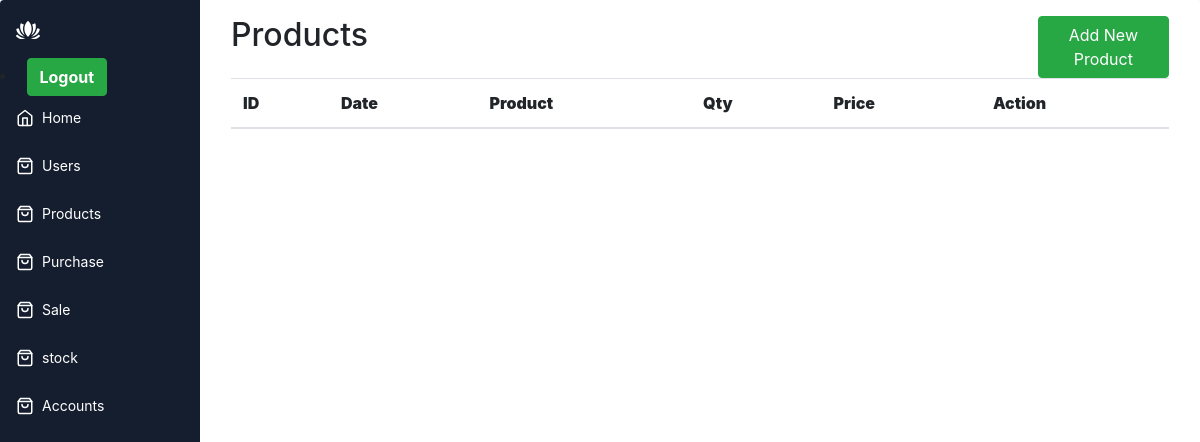
Before: /purchase.php (signed in) with the older database file.
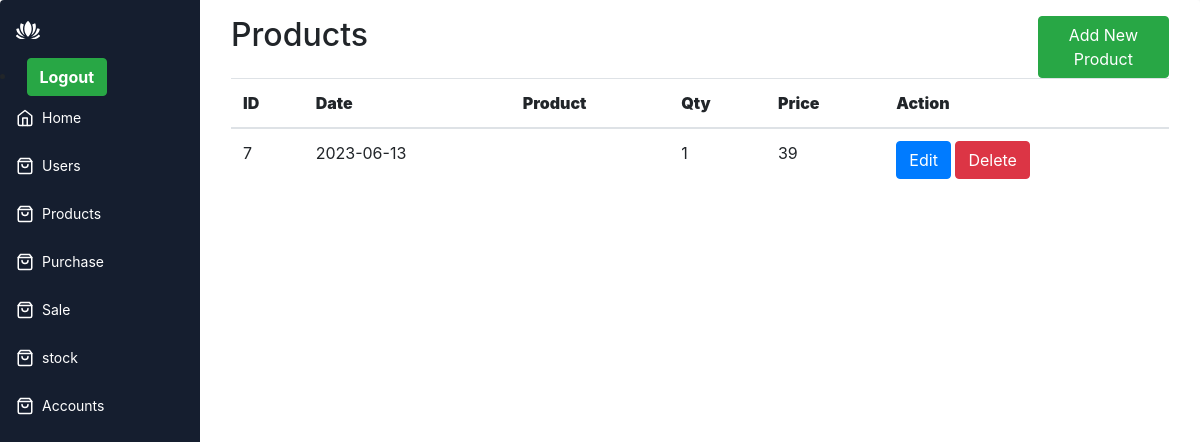
After: the same page with the newer database file.
### tables this page shows
CREATE TABLE `purchase` (
  `id` int(11) NOT NULL,
  `date` date NOT NULL,
  `product_name` text NOT NULL,
  `qty` int(255) NOT NULL,
  `price` int(255) NOT NULL,
  `status` varchar(500) NOT NULL
);

### purchase.php (the view, shortened to what this page needs)
<?php
include 'include/header.php';
include 'include/connection.php';
$sql ="SELECT * FROM purchase ORDER BY id DESC" ;
$result = $db->query($sql);
?>
<div class="app-content">
    <div class="container-fluid">
        <div class="row">
            <div class="col-md-10">
                <h2>Products</h2>
            </div>
            <div class="col-md-2">
                <a href="purchase_add.php" class="btn btn-success">Add New Product</a>
            </div>
        </div>
    </div>
    <div class="container-fluid">
        <div class="row">
            <div class="col-md-12">
                <table class="table ">
                    <thead>
                        <th><b>ID</b></th>
                        <th><b>Date</b></th>
                        <th><b>Product</b></th>
                        <th><b>Qty</b></th>
                        <th><b>Price</b></th>
                        <th><b>Action</b></th>
                    </thead>
                    <tbody>
                    <?php while($row = $result->fetch_assoc()): ?>
                        <tr>
                            <td><?php echo $row['id'] ; ?></td>
                            <td><?php echo $row['date'] ; ?></td>
                            <td><?php echo $row['product'] ; ?></td>
                            <td><?php echo $row['qty'] ; ?></td>
                            <td><?php echo $row['price'] ; ?></td>
                        <td>
                            <a href="purchase_edit.php?id=<?php echo $row['id']; ?>" class="btn btn-primary">Edit</a>
                            <a href="purchase_delete.php?id=<?php echo $row['id']; ?>" class="btn btn-danger" onclick="return confirm('Are you sure you want to delete this user?')">Delete</a>
                        </td>
                        </tr>
                        <?php endwhile; ?>
                    </tbody>
                </table>
            </div>
        </div>
    </div>
</div>
<?php
include 'include/footer.php';
?>

Changed rows visible on the page:
added purchase: id "7", date "2023-06-13", qty "1", price "39"
